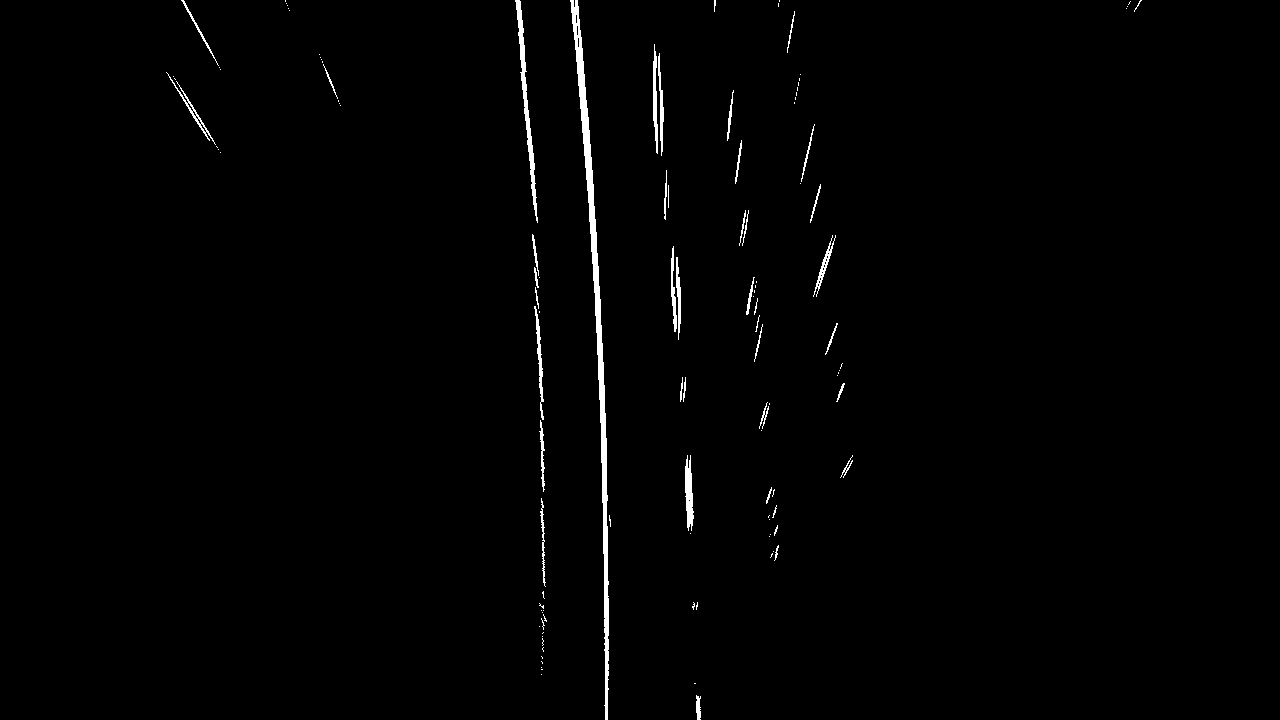
#> input picture CarND-Advanced-Lane-Lines/top_down.png, 1280 x 720 px
$ python debug.py
#> lines starting #> are read from the running program, lines starting #| are printed output that depends on the picture; after the words box and inside, x2 and y2 are one past the last pixel; in counts of white or black regions, pixels touching at a corner belong together
import numpy as np
import cv2

def find_lines(histogram):
    in_segment = False
    seg_max = 0
    lines = []
    for i in range(len(histogram)):
        if in_segment is True:
            if (histogram[i] <= 0):
                in_segment = False
                lines.append(seg_index)
                lines.append(-i)
            else:
                if (histogram[i] > seg_max):
                    seg_max = histogram[i]
                    seg_index = i
                # seg_max = max(seg_max, histogram[i])
        elif (histogram[i] > 20):
            in_segment = True
            seg_max = histogram[i]
            seg_index = i
            lines.append(i)
            # new
    if (len(lines) % 3 != 0):
        lines.append(seg_max)
        lines.append(len(histogram))
    print(lines)
    return lines

def concat_segs(lines, histogram):
    concat_lines = []
    prev_seg = lines[0:3]
    for i in range(5, len(lines), 3):
        start = lines[i-2]
        end = lines[i]
        if start >= (-prev_seg[2] + 3):
            concat_lines.append(prev_seg[0])
            concat_lines.append(prev_seg[1])
            concat_lines.append(prev_seg[2])
            prev_seg = lines[i-2:i+1]
        else:
            prev_seg[2] = end
            if (histogram[lines[i-1]] > histogram[prev_seg[1]]):
                prev_seg[1] = lines[i-1]
    concat_lines.append(prev_seg[0])
    concat_lines.append(prev_seg[1])
    concat_lines.append(prev_seg[2])
    print(concat_lines)
    return concat_lines

def find_lines_strict(histogram):
    in_segment = False
    seg_max = 0
    lines = []
    for i in range(len(histogram)):
        if in_segment is True:
            if (histogram[i] <= 0):
                in_segment = False
                lines.append(seg_index)
                lines.append(-i)
            else:
                if (histogram[i] > seg_max):
                    seg_max = histogram[i]
                    seg_index = i
                # seg_max = max(seg_max, histogram[i])

        elif (histogram[i] > 0):
            in_segment = True
            seg_max = histogram[i]
            seg_index = i
            lines.append(i)
            # new
    if (len(lines) % 3 != 0):
        lines.append(seg_max)
        lines.append(len(histogram))
    print(lines)
    return lines

def merge_segs(lines, lines_strict):
    merged_lines = []
    index_a = 0
    index_b = 0
    len_a = len(lines)
    len_b = len(lines_strict)
    prev_seg = []
    while index_a < len_a and index_b < len_b:
        if index_a < len_a:
            start_a = lines[index_a]
            end_a = lines[index_a + 2]
        if index_b < len_b:
            start_b = lines_strict[index_b]
            end_b = lines_strict[index_b + 2]
        if start_a <= start_b and -end_a >= -end_b:
            merged_lines.append(start_a)
            merged_lines.append(lines[index_a + 1])
            merged_lines.append(end_a)
            index_b = index_b + 3
        index_a = index_a + 3

    print(merged_lines)
    return merged_lines

# use soble_x and S channel strict image to calculate histogram
# extract the segment of histogram, then extract the top_down image
# poly fit to get an initial curve

# use soble_x and S channel strict image to calculate histogram
# check the histogram segments near area 600 and 700. this step is to find left/right lanes is: solid/dotted/weak/not-exist
# for each process window, calculate histogram of soble_x | S channel top_down image, get the window segment
# extract the points inside the segments. ploy fit get the initial curve.

def find_lines_pixel(img, top_down_img, top_down_img_strict):
    # print(histogram[590:630])
    height = img.shape[0]
    width = img.shape[1]
    window_num = 10
    window_size = int(height / window_num)
    histo_window = int(height / 2)
    for i in range(height - 1, histo_window, -window_size):
        img = top_down_img
        histogram = np.sum(img[i - histo_window : i, :], axis=0)
        histo_img = np.copy(img[i - histo_window: i, :])
        histogram = np.array(histogram)
        print(histogram.shape)
        f, (ax1, ax2) = plt.subplots(1, 2, figsize=(24, 9))
        f.tight_layout()
        ax1.imshow(histo_img, cmap='gray')
        ax1.set_title('Original Image', fontsize=50)
        ax2.plot(histogram)
        # plt.plot(histogram)
        plt.show()
        img = top_down_img_strict
        histogram_strict = np.sum(img[i - histo_window : i, :], axis=0)
        histo_img = np.copy(img[i - histo_window: i, :])
        f, (ax1, ax2) = plt.subplots(1, 2, figsize=(24, 9))
        f.tight_layout()
        ax1.imshow(histo_img, cmap='gray')
        ax1.set_title('Original Image', fontsize=50)
        ax2.plot(histogram_strict)
        # plt.plot(histogram)
        plt.show()
        lines = find_lines(histogram)
        lines_strict = find_lines_strict(histogram_strict)
        lines = concat_segs(lines, histogram)
        lines_strict = concat_segs(lines_strict, histogram_strict)
        lines_merged = merge_segs(lines, lines_strict)
        start = lines_merged[0]
        end = -lines_merged[2]
        left_line_image = np.copy(img[i - window_size : i, :])
        left_line_image[:, 0:start] = 0
        left_line_image[:, end:width] = 0
        leftx = []
        for j in range(window_size):
            for k in (start, end):
                if left_line_image[j][k] == 1:
                    leftx.append([j,k])
        leftx_array = np.asarray(leftx)
        print(leftx_array.shape)
    # for i in range(height / 2 - 1, -1, -window_size):


    # return binary_output
import matplotlib.pyplot as plt
import matplotlib.image as mpimg
lines = [539, 542, -547, 599, 605, -611, 685, 687, -701]
lines = [599, 605, -608, 688, 689, -691, 697, 697, -698, 699, 699, -700]
histogram = []

# top_down_img = mpimg.imread('top_down.png')
# top_down_img_strict = mpimg.imread('top_down_strict.png')

top_down_img = cv2.imread('top_down.png', cv2.IMREAD_GRAYSCALE)
#> top_down_img: shape (720, 1280); values 0 (black) and 1 (white), 1% white; 116 white regions (76 under 20 px), largest, box (x1, y1, x2, y2) and area: (570, 0, 609, 720) 3982, (515, 0, 538, 223) 963, (685, 455, 694, 531) 447
top_down_img_strict = cv2.imread('top_down_strict.png', cv2.IMREAD_GRAYSCALE)
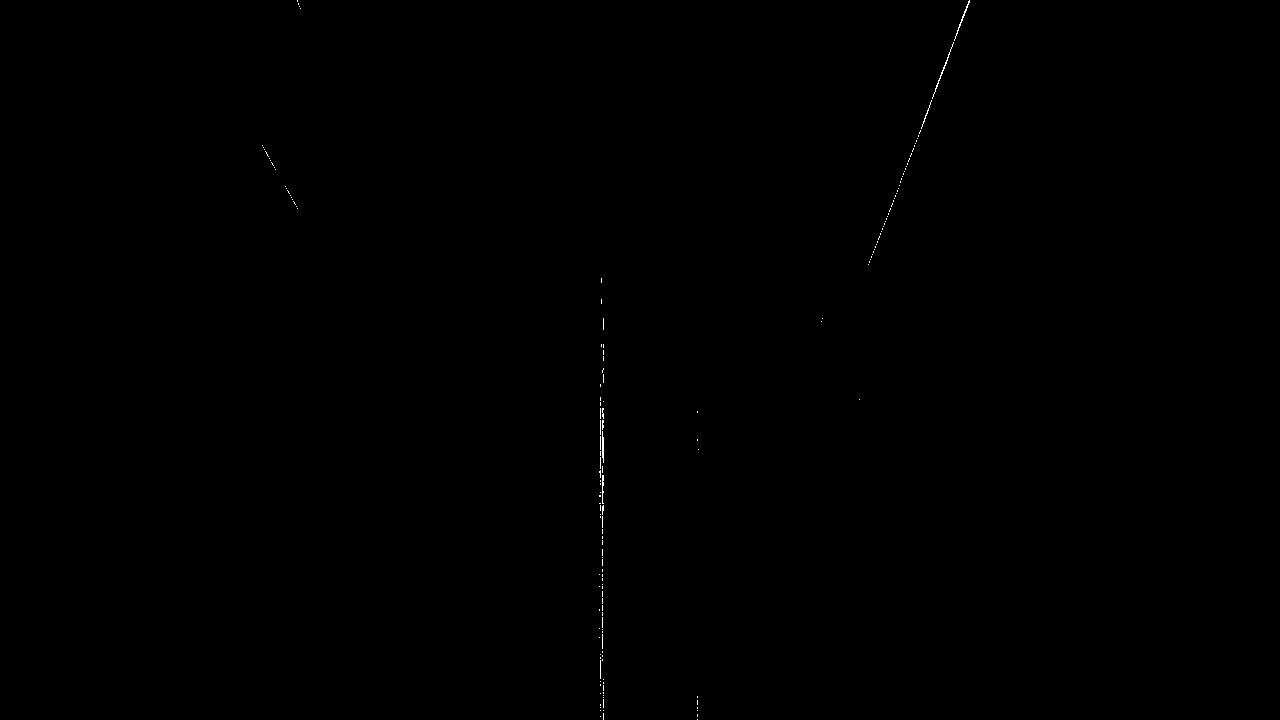
#> input picture CarND-Advanced-Lane-Lines/top_down_strict.png, 1280 x 720 px
#> top_down_img_strict: shape (720, 1280); values 0 (black) and 1 (white), 0.09% white in thin lines or dots, all inside (x1, y1, x2, y2) = (262, 0, 970, 720)
print(top_down_img.shape)
#| (720, 1280)

# [9 lines of commented-out code are left out]

f, (ax1, ax2) = plt.subplots(1, 2, figsize=(24, 9))
f.tight_layout()
ax1.imshow(top_down_img)
ax1.set_title('Original Image', fontsize=50)
ax2.imshow(top_down_img_strict)
ax2.set_title('Undistorted and Warped Image', fontsize=50)
plt.subplots_adjust(left=0., right=1, top=0.9, bottom=0.)
plt.show()
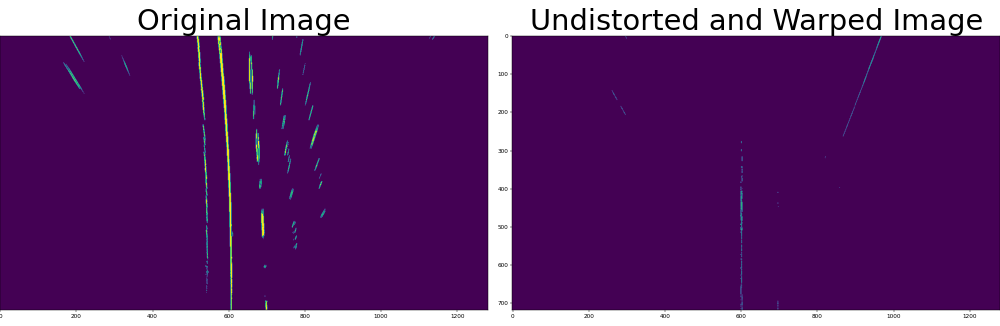
#> figure drawn by matplotlib, 2 panels

find_lines_pixel(top_down_img, top_down_img, top_down_img_strict)
#> the loop in find_lines_pixel, `for i in range(height - 1, histo_window, -window_size):` made 4 passes
#> (len_a in merge_segs, len_b in merge_segs, lines_merged, start, end) on passes 2 to 3: (12, 12, [595, 604, -611], 595, 611), (15, 15, [591, 603, -608], 591, 608)
#> (lines, lines_strict, len_a in merge_segs, len_b in merge_segs, start, end) on pass 1: ([539, 542, -547, 598, 605, -611, 685, 687, -701], [599, 602, -604, 697, 697, -699, 859, 859, -860], 9, 9, 598, 611)
#| [539, 542, -547, 598, 605, -611, 685, 687, -701]
#| [599, 602, -604, 697, 697, -699, 859, 859, -860]
#| [536, 542, -547, 595, 604, -611, 673, 687, -695, 756, 756, -779]
#| [599, 602, -604, 697, 697, -699, 821, 821, -823, 859, 859, -860]
#| [534, 542, -545, 591, 603, -608, 671, 687, -694, 756, 756, -779, 828, 828, -853]
#| [599, 602, -604, 697, 697, -699, 821, 821, -823, 859, 859, -860, 868, 869, -888]
#| [530, 541, -545, 585, 602, -608, 665, 678, -693, 756, 756, -775, 819, 819, -853]
#| [262, 266, -276, 285, 288, -298, 599, 603, -604, 697, 697, -699, 821, 821, -823, 859, 859, -860, 868, 869, -916]
#> pass 1, in find_lines_pixel, `plt.show()`:
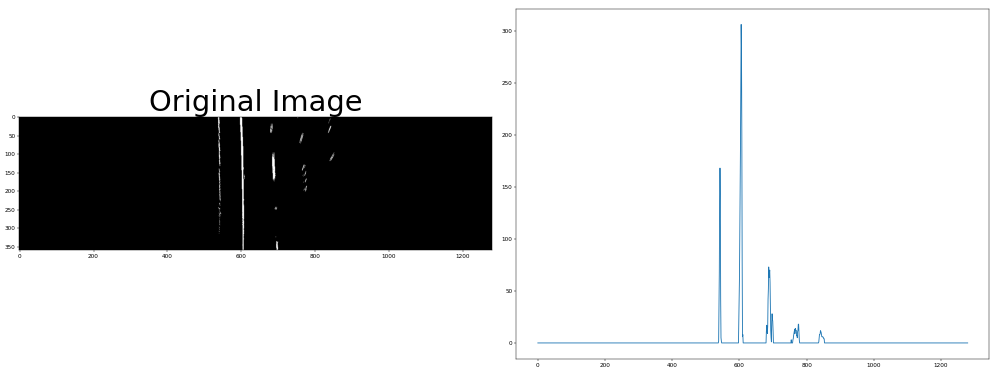
#> figure drawn by matplotlib, 2 panels; panel 2: curve peaks at x = 605, y = 306
#> pass 1, in find_lines_pixel, `histo_img = np.copy(img[i - histo_window: i, :])`:
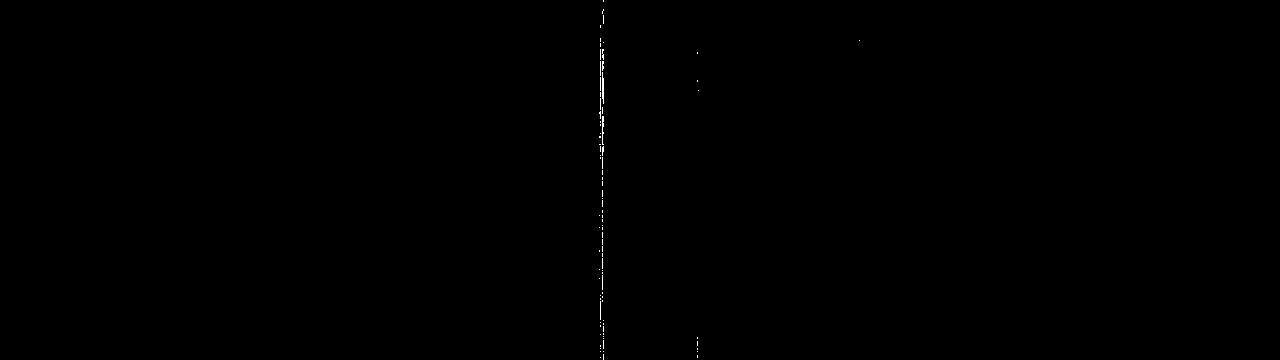
#> histo_img: shape (360, 1280); values 0 (black) and 1 (white), 0.1% white in thin lines or dots, all inside (x1, y1, x2, y2) = (599, 0, 860, 360)
#> pass 1, in find_lines_pixel, `left_line_image = np.copy(img[i - window_size : i, :])`:
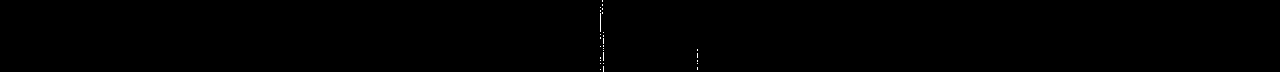
#> left_line_image: shape (72, 1280); values 0 (black) and 1 (white), 0.09% white in thin lines or dots, all inside (x1, y1, x2, y2) = (600, 0, 698, 72)
#> pass 2, in find_lines_pixel, `histo_img = np.copy(img[i - histo_window: i, :])`:
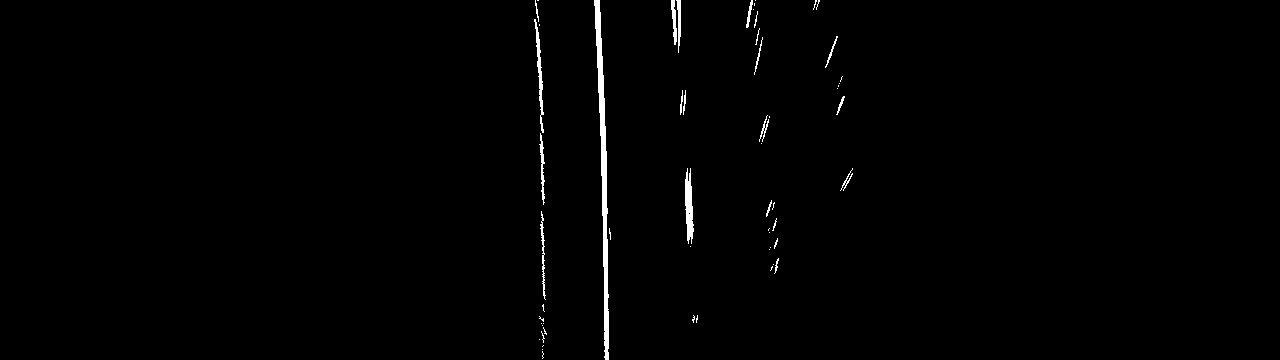
#> histo_img: shape (360, 1280); values 0 (black) and 1 (white), 0.88% white; 57 white regions (36 under 20 px), largest, box (x1, y1, x2, y2) and area: (594, 0, 609, 360) 1840, (685, 168, 694, 244) 447, (534, 19, 544, 133) 336
#> after the loop in find_lines_pixel, `for i in range(height - 1, histo_window, -window_size):`:
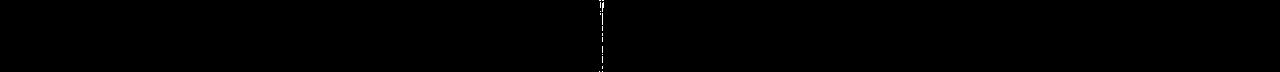
#> left_line_image: shape (72, 1280); values 0 (black) and 1 (white), 0.08% white in thin lines or dots, all inside (x1, y1, x2, y2) = (599, 0, 604, 72)
#> (the run stopped early here; a loop or call above may not have finished)
